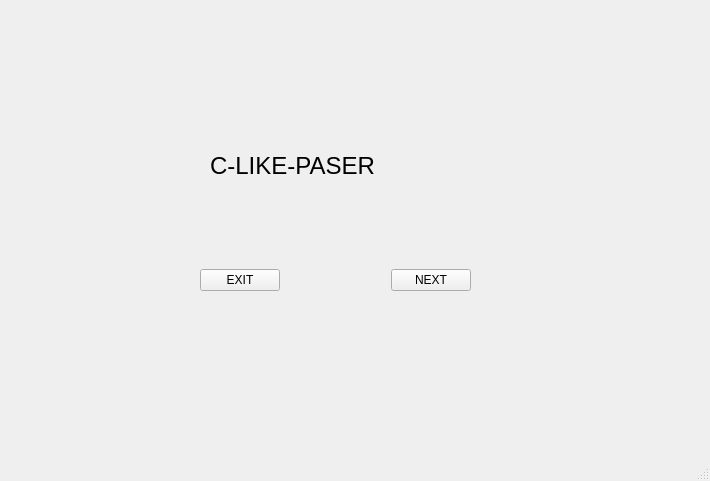
<?xml version="1.0" encoding="UTF-8"?>
<ui version="4.0">
 <class>MainWindow</class>
 <widget class="QMainWindow" name="MainWindow">
  <property name="geometry">
   <rect>
    <x>0</x>
    <y>0</y>
    <width>710</width>
    <height>481</height>
   </rect>
  </property>
  <property name="windowTitle">
   <string>MainWindow</string>
  </property>
  <widget class="QWidget" name="centralwidget">
   <widget class="QLabel" name="label">
    <property name="geometry">
     <rect>
      <x>210</x>
      <y>130</y>
      <width>561</width>
      <height>71</height>
     </rect>
    </property>
    <property name="font">
     <font>
      <pointsize>18</pointsize>
     </font>
    </property>
    <property name="text">
     <string>C-LIKE-PASER</string>
    </property>
   </widget>
   <widget class="QWidget" name="layoutWidget">
    <property name="geometry">
     <rect>
      <x>200</x>
      <y>260</y>
      <width>271</width>
      <height>41</height>
     </rect>
    </property>
    <layout class="QHBoxLayout" name="horizontalLayout">
     <item>
      <widget class="QPushButton" name="exit">
       <property name="text">
        <string>EXIT</string>
       </property>
      </widget>
     </item>
     <item>
      <spacer name="horizontalSpacer">
       <property name="orientation">
        <enum>Qt::Horizontal</enum>
       </property>
       <property name="sizeHint" stdset="0">
        <size>
         <width>40</width>
         <height>20</height>
        </size>
       </property>
      </spacer>
     </item>
     <item>
      <widget class="QPushButton" name="next">
       <property name="text">
        <string>NEXT</string>
       </property>
      </widget>
     </item>
    </layout>
   </widget>
  </widget>
  <widget class="QMenuBar" name="menubar">
   <property name="geometry">
    <rect>
     <x>0</x>
     <y>0</y>
     <width>710</width>
     <height>21</height>
    </rect>
   </property>
  </widget>
  <widget class="QStatusBar" name="statusbar"/>
 </widget>
 <resources/>
 <connections/>
</ui>
